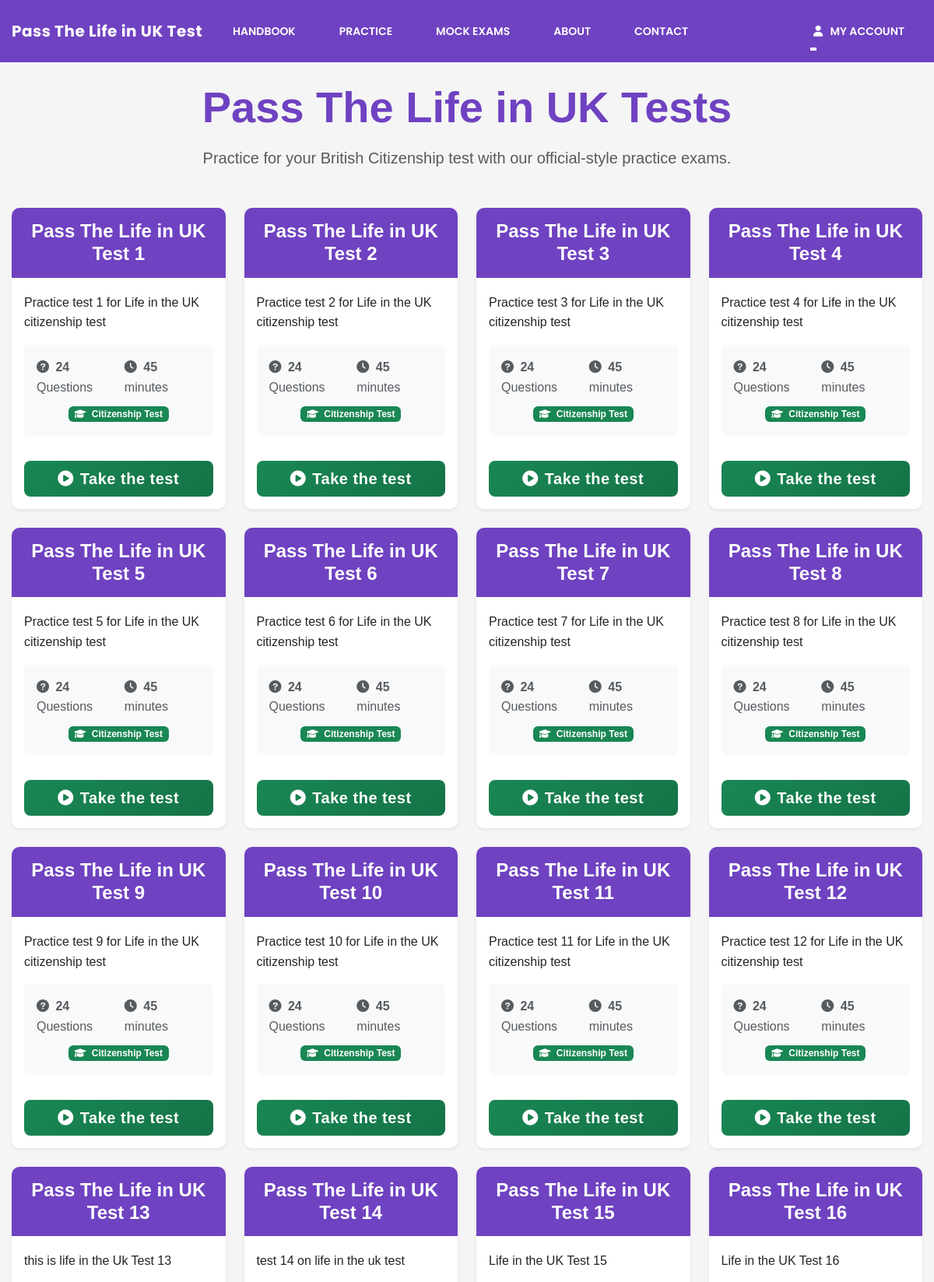
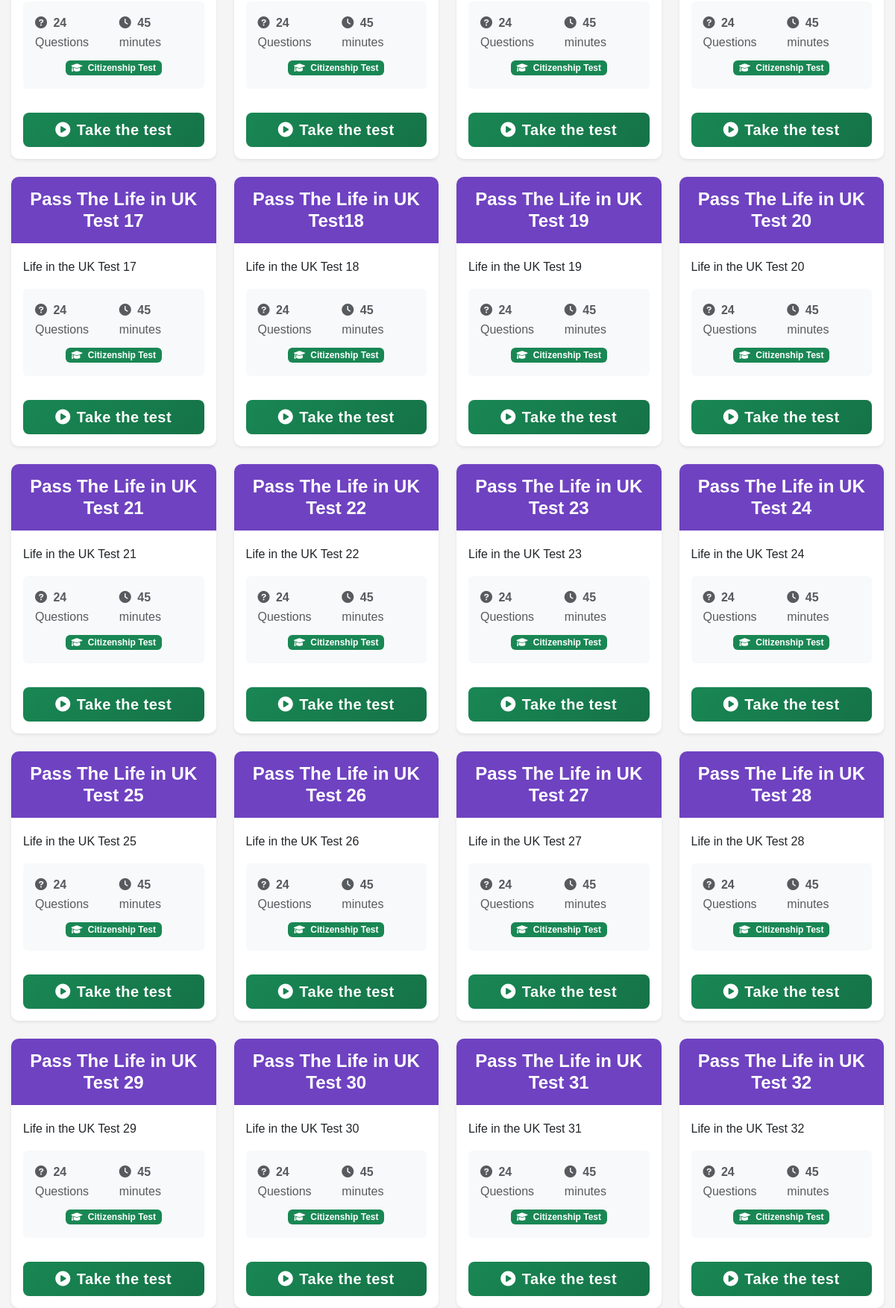
The page /page/life-in-uk-tests/ (signed in, upper part) on the database its author committed (2 pictures, top to bottom).
### QtestApp/models.py (models this page shows, shortened)
class Test(models.Model):
    TEST_CATEGORIES = [
        ('chapter', 'Chapter Tests'),
        ('life_in_uk', 'Life in the UK Tests'),
        ('practice', 'Practice Tests'),
    ]
    category = models.CharField(max_length=20, choices=TEST_CATEGORIES, default='chapter')
    is_featured = models.BooleanField(default=False,null=True, blank=True)
    series_number = models.IntegerField(default=0, help_text="Test number in the series")
    title = models.CharField(max_length=200,null=True, blank=True)
    description = models.TextField(blank=True)
    chapter = models.IntegerField(default=True,null=True, blank=True)
    slug = models.SlugField(unique=True,null=True, blank=True)
    time_limit_minutes = models.IntegerField(default=45)
    is_active = models.BooleanField(default=True)
    created_at = models.DateTimeField(auto_now_add=True,null=True, blank=True)
    order = models.IntegerField(default=0,null=True, blank=True)  # For ordering tests
    class Meta:
        ordering = ['order', 'created_at']
    @property
    def question_count(self):
        return self.questions.count()

### QtestApp/views.py (the view)
# urls.py: path('life-in-uk-tests/', views.life_in_uk_tests, name='life_in_uk_tests'),
def life_in_uk_tests(request):
    tests = Test.objects.filter(
        title__icontains='Life in UK',  # Filter by title containing "Life in the UK"
        is_active=True
    ).order_by('series_number')
    context = {
        'tests': tests,
        'title': 'Life in the UK Tests',
    }
    return render(request, 'life_in_the_uk.html', context)

### template/life_in_the_uk.html (shortened to what this page needs)
{% extends 'base.html' %}
{% block content %}
<div class="container py-4">
    <div class="text-center mb-5">
        <h1 class="display-4 fw-bold  mb-3">Pass The Life in UK Tests</h1>
        <p class="lead text-muted">Practice for your British Citizenship test with our official-style practice exams.</p>
    </div>
    <div class="row g-4 mb-5">
        {% for test in tests %}
        <div class="col-lg-3 col-md-6">
            <div class="card test-card h-100 shadow-sm border-0">
                <div class="card-header  text-white text-center py-3">
                    <h4 class="mb-0 fw-bold">{{ test.title }}</h4>
                </div>
                <div class="card-body d-flex flex-column">
                    <div class="flex-grow-1">
                        {% if test.description %}
                        <p class="card-text mb-3">{{ test.description }}</p>
                        {% endif %}
                        <div class="test-info bg-light p-3 rounded mb-3">
                            <div class="d-flex justify-content-between align-items-center mb-2">
                                <span class="text-muted">
                                    <i class="fas fa-question-circle me-1"></i>
                                    <strong>{{ test.question_count }}</strong> Questions
                                </span>
                                <span class="text-muted">
                                    <i class="fas fa-clock me-1"></i>
                                    <strong>{{ test.time_limit_minutes }}</strong> minutes
                                </span>
                            </div>
                            <div class="text-center">
                                <span class="badge bg-success">
                                    <i class="fas fa-graduation-cap me-1"></i>
                                    Citizenship Test
                                </span>
                            </div>
                        </div>
                    </div>
                    <div class="mt-3">
                        <a href="{% url 'take_test' test.id %}" class="btn btn-success w-100 btn-lg py-2">
                            <i class="fas fa-play-circle me-2"></i>Take the test
                        </a>
                    </div>
                </div>
            </div>
        </div>
        {% endfor %}
    </div>
</div>
<link rel="stylesheet" href="https://cdnjs.cloudflare.com/ajax/libs/font-awesome/6.0.0/css/all.min.css">
{% endblock %}

### static/home.css (style rules this page uses)
* { margin: 0; padding: 0; box-sizing: border-box; }
body { font-family: Arial, sans-serif; line-height: 1.6; color: #333; background-color: #f5f5f5; }
.container { max-width: 1200px; margin: 0 auto; padding: 2rem; }

### template/base.html (style rules this page uses)
body { padding-top: 80px; }
@media (min-width: 992px) { .container { max-width: 1200px; margin: 0 auto; padding: 0 15px; } }

### template/life_in_the_uk.html (style rules this page uses)
.text-center { color: #6f42c1; }
.test-card { border-radius: 10px; overflow: hidden; border: 1px solid #dee2e6; }
.test-card .card-header { background-color:#6f42c1; }
.test-card .card-header { border-bottom: 3px solid ; }
.btn-success { background: linear-gradient(135deg, #198754 0%, #157347 100%); border: none; border-radius: 8px; font-weight: 600; letter-spacing: 0.5px; }

### rows shown on the page
Test: title "Pass The Life in UK Test 1", description "Practice test 1 for Life in the UK citizenship test", question_count "24", time_limit_minutes "45"
Test: title "Pass The Life in UK Test 2", description "Practice test 2 for Life in the UK citizenship test", question_count "24", time_limit_minutes "45"
Test: title "Pass The Life in UK Test 3", description "Practice test 3 for Life in the UK citizenship test", question_count "24", time_limit_minutes "45"
Test: title "Pass The Life in UK Test 4", description "Practice test 4 for Life in the UK citizenship test", question_count "24", time_limit_minutes "45"
Test: title "Pass The Life in UK Test 5", description "Practice test 5 for Life in the UK citizenship test", question_count "24", time_limit_minutes "45"
Test: title "Pass The Life in UK Test 6", description "Practice test 6 for Life in the UK citizenship test", question_count "24", time_limit_minutes "45"
Test: title "Pass The Life in UK Test 7", description "Practice test 7 for Life in the UK citizenship test", question_count "24", time_limit_minutes "45"
Test: title "Pass The Life in UK Test 8", description "Practice test 8 for Life in the UK citizenship test", question_count "24", time_limit_minutes "45"
Test: title "Pass The Life in UK Test 9", description "Practice test 9 for Life in the UK citizenship test", question_count "24", time_limit_minutes "45"
Test: title "Pass The Life in UK Test 10", description "Practice test 10 for Life in the UK citizenship test", question_count "24", time_limit_minutes "45"
Test: title "Pass The Life in UK Test 11", description "Practice test 11 for Life in the UK citizenship test", question_count "24", time_limit_minutes "45"
Test: title "Pass The Life in UK Test 12", description "Practice test 12 for Life in the UK citizenship test", question_count "24", time_limit_minutes "45"
Test: title "Pass The Life in UK Test 13", description "this is life in the Uk Test 13", question_count "24", time_limit_minutes "45"
Test: title "Pass The Life in UK Test 14", description "test 14 on life in the uk test", question_count "24", time_limit_minutes "45"
Test: title "Pass The Life in UK Test 15", description "Life in the UK Test 15", question_count "24", time_limit_minutes "45"
Test: title "Pass The Life in UK Test 16", description "Life in the UK Test 16", question_count "24", time_limit_minutes "45"
Test: title "Pass The Life in UK Test 17", description "Life in the UK Test 17", question_count "24", time_limit_minutes "45"
Test: title "Pass The Life in UK Test18", description "Life in the UK Test 18", question_count "24", time_limit_minutes "45"
Test: title "Pass The Life in UK Test 19", description "Life in the UK Test 19", question_count "24", time_limit_minutes "45"
Test: title "Pass The Life in UK Test 20", description "Life in the UK Test 20", question_count "24", time_limit_minutes "45"
Test: title "Pass The Life in UK Test 21", description "Life in the UK Test 21", question_count "24", time_limit_minutes "45"
Test: title "Pass The Life in UK Test 22", description "Life in the UK Test 22", question_count "24", time_limit_minutes "45"
Test: title "Pass The Life in UK Test 23", description "Life in the UK Test 23", question_count "24", time_limit_minutes "45"
Test: title "Pass The Life in UK Test 24", description "Life in the UK Test 24", question_count "24", time_limit_minutes "45"
Test: title "Pass The Life in UK Test 25", description "Life in the UK Test 25", question_count "24", time_limit_minutes "45"
Test: title "Pass The Life in UK Test 26", description "Life in the UK Test 26", question_count "24", time_limit_minutes "45"
Test: title "Pass The Life in UK Test 27", description "Life in the UK Test 27", question_count "24", time_limit_minutes "45"
Test: title "Pass The Life in UK Test 28", description "Life in the UK Test 28", question_count "24", time_limit_minutes "45"
Test: title "Pass The Life in UK Test 29", description "Life in the UK Test 29", question_count "24", time_limit_minutes "45"
Test: title "Pass The Life in UK Test 30", description "Life in the UK Test 30", question_count "24", time_limit_minutes "45"
Test: title "Pass The Life in UK Test 31", description "Life in the UK Test 31", question_count "24", time_limit_minutes "45"
Test: title "Pass The Life in UK Test 32", description "Life in the UK Test 32", question_count "24", time_limit_minutes "45"
